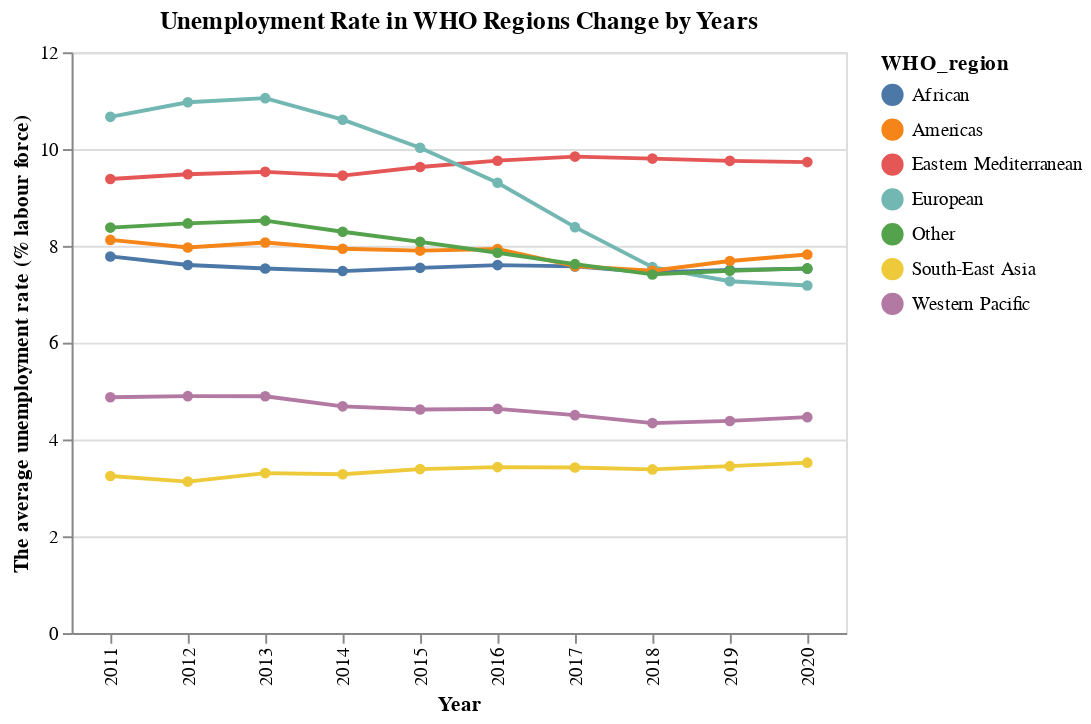

The notebook cell this image was saved under:
### Code cell
# plot unemployment rate in different WHO region in each year
unemployment_long |>
    @vlplot(transform=[{aggregate=[{op=:mean, field=:value, as=:mean_value}], groupby=[:WHO_region, :Date]}],
            mark={:line, point=true},
            x={"Date:o", axis={title="Year"}},
            y={"mean_value:q", axis={title="The average unemployment rate (% labour force)"}},
            title="Unemployment Rate in WHO Regions Change by Years",
            color=:WHO_region,            
            width=400,
            height=300
            )

### Figure 1 — Vega-Lite specification as saved in the notebook (floating-point values rounded to 4 significant figures; data arrays with more than 128 entries replaced by an {"elided": "..."} marker saying what was removed)
{"data": {"values": {"elided": "1870 records"}}, "encoding": {"color": {"field": "WHO_region", "type": "nominal"}, "x": {"axis": {"title": "Year"}, "field": "Date", "type": "ordinal"}, "y": {"axis": {"title": "The average unemployment rate (% labour force)"}, "field": "mean_value", "type": "quantitative"}}, "height": 300, "mark": {"point": true, "type": "line"}, "title": "Unemployment Rate in WHO Regions Change by Years", "transform": [{"aggregate": [{"as": "mean_value", "field": "value", "op": "mean"}], "groupby": ["WHO_region", "Date"]}], "width": 400}
